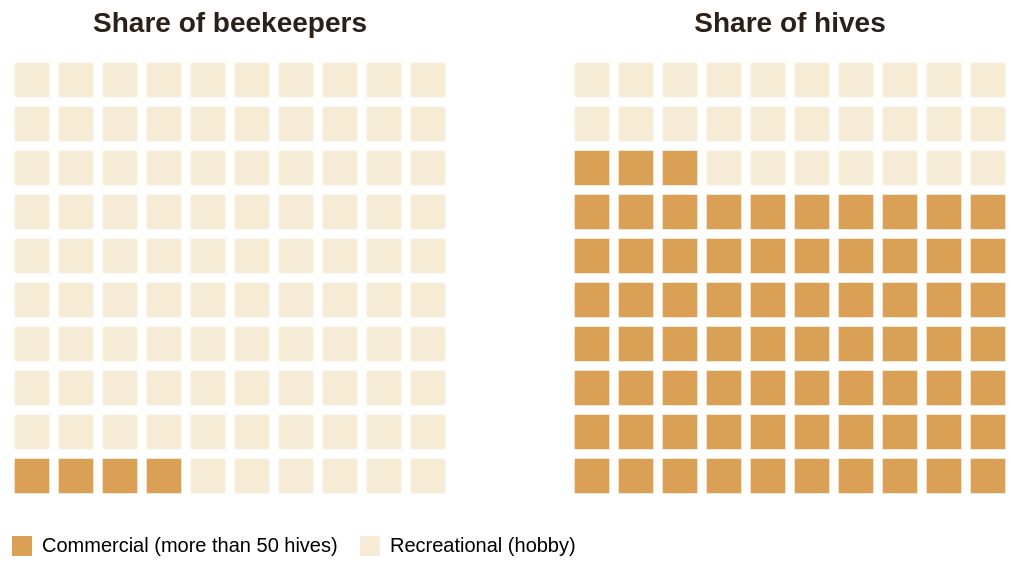

Source (Vega-Lite JSON):
### Vega-Lite specification from a JSON file in a GitHub repository (floating-point values rounded to 4 significant figures)
{"$schema": "https://vega.github.io/schema/vega-lite/v5.json", "description": "Waffle charts: commercial beekeepers are 4% of all beekeepers but own 73% of hives (2022-23).", "data": {"values": [{"panel": "1. Share of beekeepers", "order": 1, "commercial": 1872, "total": 48983, "label": "1,872 commercial of 48,983 beekeepers"}, {"panel": "2. Share of hives", "order": 2, "commercial": 630490, "total": 866045, "label": "630,490 commercial of 866,045 hives"}]}, "transform": [{"calculate": "datum.commercial / datum.total * 100", "as": "pct"}, {"calculate": "sequence(0, 100)", "as": "cell"}, {"flatten": ["cell"]}, {"calculate": "datum.cell % 10", "as": "col"}, {"calculate": "floor(datum.cell / 10)", "as": "row"}, {"calculate": "datum.cell < round(datum.pct) ? 'Commercial (more than 50 hives)' : 'Recreational (hobby)'", "as": "sector"}], "facet": {"column": {"field": "panel", "type": "nominal", "title": null, "header": {"labelFontSize": 14, "labelFontWeight": 600, "labelColor": "#2b2118", "labelExpr": "slice(datum.label, 3)"}}}, "spacing": 60, "spec": {"width": 220, "height": 220, "layer": [{"mark": {"type": "square", "size": 300, "cornerRadius": 2}, "encoding": {"x": {"field": "col", "type": "ordinal", "axis": null}, "y": {"field": "row", "type": "ordinal", "axis": null, "sort": "descending"}, "color": {"field": "sector", "type": "nominal", "scale": {"domain": ["Commercial (more than 50 hives)", "Recreational (hobby)"], "range": ["#c9780f", "#f3e3c3"]}, "legend": {"title": null, "orient": "bottom", "direction": "horizontal"}}, "tooltip": [{"field": "label", "title": "Data"}, {"field": "pct", "title": "Commercial share (%)", "format": ".1f"}]}}]}, "config": {"view": {"stroke": null}}}
